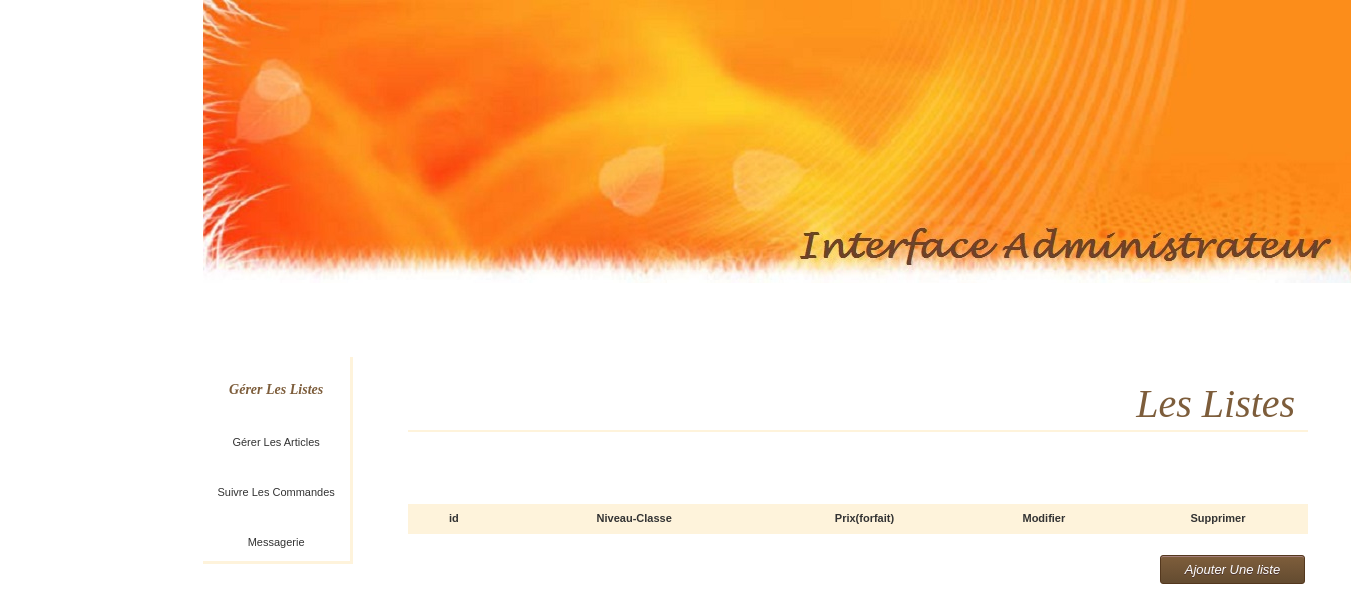
/admin/gestion_liste/gestion_listes.php, run on an earlier commit of the app's database.
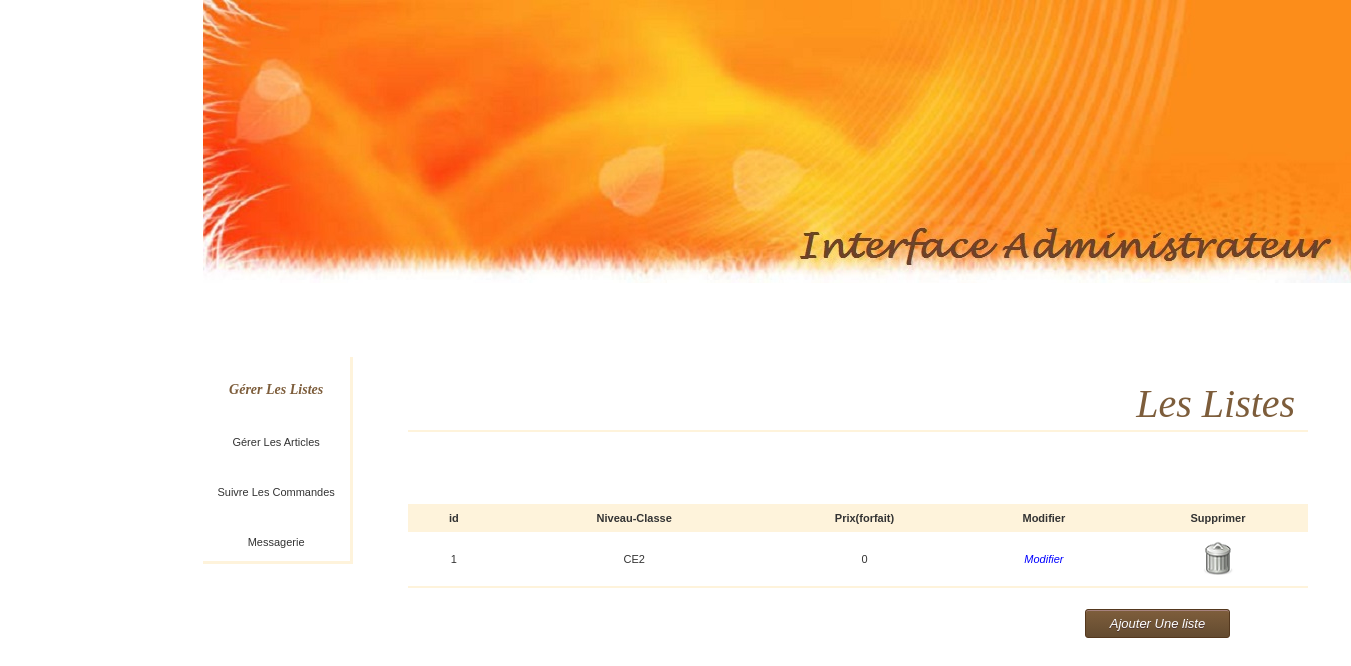
And on a later commit of the database.
### tables this page shows
CREATE TABLE Liste_niveau(
	id_nivliste INT AUTO_INCREMENT NOT NULL,
	niveau VARCHAR(10),
	forfait DOUBLE,
	PRIMARY KEY (id_nivliste)
);

CREATE TABLE Niveau(
	`code` char(1) NOT NULL,
	`Libelle` varchar(200) NOT NULL,
	 PRIMARY KEY (`code`)
);

### inc/data.inc.php (called while the page is built, shortened)
<?php
require_once(INC.'/header.inc.php');
require_once(LIB.'/lib_db.class.php');
?>

### lib/lib_db.class.php (called while the page is built, shortened)
<?php
class DB_connection
{
	private $_connection;
	private $_result;
	public function DB_connection()
	{
		$this->_hostname = HOST;
		$this->_username = USER;
		$this->_password = PASS;
		$this->_database = DB;
		$this->_connection = @mysqli_connect($this->_hostname, $this->_username, $this->_password, $this->_database) or die ("Erreur de connexion &acirc; la base. ".mysql_error());
	}
	public function DB_query($requete)
	{
		$this->_result = @mysqli_query($this->_connection, $requete) or die ("Probl&egrave;me dans l'ex&eacute;cution de la requ&ecirc;te : $requete. ".mysql_error());
		return $this->_result;
	}
	public function DB_object()
	{
		$this->_row = @mysqli_fetch_object($this->_result);
		return $this->_row;
	}
}
?>

### admin/gestion_liste/gestion_listes.php (the view, shortened to what this page needs)
<?php
require_once('../../inc/data.inc.php');
function get_niveau($code)
{
	$req="select libelle from niveau where code='".$code."'";
	$db = new DB_connection();
	$db->DB_query($req);
	if($ligne=$db->DB_object())
	{
		return $ligne->libelle;
	}
}
?>
<html>
<head>
<link rel="stylesheet" type="text/css" href="../../css/style_page.css" />
<link rel="stylesheet" type="text/css" href="../../css/style1.css" />
</head>
<body>
<header class="tete">
			<img src="../../img/header.jpg" alt="header">
		<header>
		<nav class="menu">
			<br>
			<br>
			<br>
			<table width="150" align="left">
			<ul>
				<tr>
					<td>
						<br>
						<br>
						<li><a href="../gestion_liste">G&eacute;rer Les Listes</a></li>
						<br>
						<br>
					</td>
				</tr>
				<tr>
					<td>
						<br>
						<br>
						<li>G&eacute;rer Les Articles</li>
						<br>
						<br>
					</td>
				</tr>
				<tr>
					<td>
						<br>
						<br>
						<li>Suivre Les Commandes</li>
						<br>
						<br>
					</td>
				</tr>
				<tr>
					<td>
						<br>
						<br>
						<li>Messagerie</li>
						<br>
						<br>
					</td>
				</tr>
			</ul>
			</table>
			</nav>
<table width="900" align="center" class="entete">
<tr>
<td ><div align="right">Les Listes</div></td>
</tr>
</table>
<br>
<br>
<br>
<br>
<table width="900" align="center" class="data">
<tr>
<th width="20" ><div align="center">id</div></th>
<th width="90" ><div align="center">Niveau-Classe</div></th>
<th width="50" ><div align="center">Prix(forfait)</div></th>
<th width="50" ><div align="center">Modifier</div></th>
<th width="20" ><div align="center">Supprimer</div></th>
</tr>
<?php
$db = new DB_connection();
$req="select * from liste_niveau where 1";
$db->DB_query($req);
while($ligne=$db->DB_object())
{
?>
<tr>
<td width="20" ><div align="center"><?php echo $ligne->id_nivliste;?></div></td>
<td width="90" ><div align="center"><?php echo get_niveau($ligne->niveau);?></div></td>
<td width="50" ><div align="center"><?php echo $ligne->forfait;?></div></td>
<td width="50" ><div align="center"><a href="modif_liste.php?id=<?php echo $ligne->id_nivliste;?>"> Modifier </a></div></td>
<td width="50" ><div align="center"><a href="del_liste.php?id=<?php echo $ligne->id_nivliste;?>"> <img src="../../img/del.png"> </a></div></td>
</tr>
<?php
}
?>
</table>
<br>
<table width="900" align="center">
<tr>
<td><div align="right"><a href="ajouter_liste.php?p=1" class="myButton">Ajouter Une liste</a></div></td>
</tr>
</table>
</body>
</html>

### inc/header.inc.php (shortened to what this page needs)
<!DOCTYPE html PUBLIC "-//W3C//DTD XHTML 1.1//EN" "http://www.w3.org/TR/xhtml11/DTD/xhtml11.dtd">
<html xmlns="http://www.w3.org/1999/xhtml" xml:lang="fr">
<head>
	<link rel="stylesheet" href="../../js/jquery-ui.css">
	<link rel="stylesheet" href="../../css/style.css">
	<link rel="stylesheet" href="../../js/fancybox/source/jquery.fancybox.css">
	<link rel="stylesheet" href="../../css/progress.bar.css">
</head>

### css/style.css (style rules this page uses)
body { background-image:url(../img/background.png) ; margin:0px 15% 10px 15%; }
.menu { width:840px; height:90px; margin-left:auto; margin-right:auto; }

### css/style_page.css (style rules this page uses)
.tete { margin-left:auto; margin-right:auto; width: 1161px; }
.menu { padding: 0; margin: 0; text-align: center; }
.menu li { display: inline; list-style: none; }
.menu a { display:inline-block; margin: 0; text-decoration: none; font-family: "Palatino Linotype", "Book Antiqua", Palatino, serif; font-size:14px; font-weight: bold; color:#7d5d3b; }
.menu table { border-width:0px 3px 3px 0px; border-style:solid; border-color: #FEF3DB; padding:0 10px; font-family: verdana,arial,sans-serif; font-size:11px; color:#333333; border-collapse: collapse; }

### css/style1.css (style rules this page uses)
a { text-decoration: none; color: blue; font-style: italic; }
table.entete { border-width:0px 0px 2px 0px; border-style:solid dotted; border-color: #FEF3DB; padding:0 10px; font-family: "Palatino Linotype", "Book Antiqua", Palatino, serif; font-size: 40px; color: #7d5d3b; text-decoration: none; color: bleu; font-style: italic; }
table.data { border-width:0px 0px 2px 0px; border-style:solid dotted; border-color: #FEF3DB; padding:0 10px; font-family: verdana,arial,sans-serif; font-size:11px; color:#333333; border-collapse: collapse; }
table.data th { border-color: #FEF3DB; border-width: 0px; padding: 8px; border-style: solid; border-color: #666666; background-color: #FEF3DB; }
table.data td { border-width: 0px; padding: 8px; border-style: solid; border-color: #666666; background-color: #ffffff; }
a.myButton { -moz-box-shadow:inset 0px 1px 0px 0px #a6827e; -webkit-box-shadow:inset 0px 1px 0px 0px #a6827e; box-shadow:inset 0px 1px 0px 0px #a6827e; background:-webkit-gradient(linear, left top, left bottom, color-stop(0.05, #7d5d3b), color-stop(1, #634b30)); background:-moz-linear-gradient(top, #7d5d3b 5%, #634b30 100%); background:-webkit-linear-gradient(top, #7d5d3b 5%, #634b30 100%); background:-o-linear-gradient(top, #7d5d3b 5%, #634b30 100%); background:-ms-linear-gradient(top, #7d5d3b 5%, #634b30 100%); background:linear-gradient(to bottom, #7d5d3b 5%, #634b30 100%); filter:progid:DXImageTransform.Microsoft.gradient(startColorstr='#7d5d3b', endColorstr='#634b30',GradientType=0); background-color:#7d5d3b; -moz-border-radius:3px; -webkit-border-radius:3px; border-radius:3px; border:1px solid #54381e; display:inline-block; cursor:pointer; color:#ffffff; font-family:arial; font-size:13px; padding:6px 24px; text-decoration:none; text-shadow:0px 1px 0px #4d3534; }

### admin/gestion_liste/gestion_listes.php (style rules this page uses)
body { background-image:none; }

What changed in the data, as far as the page shows it:
added liste_niveau: id_nivliste "1", niveau.Libelle "CE2", forfait "0"
